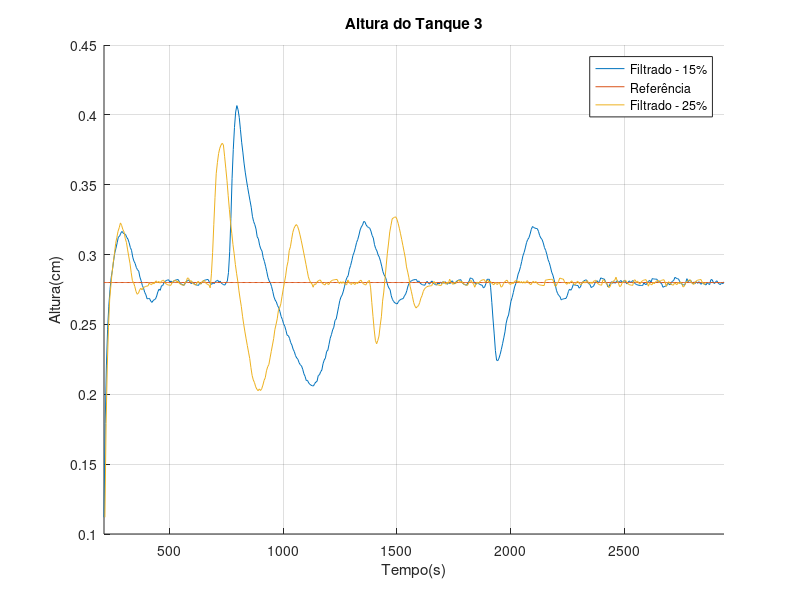

Write the MATLAB code that produced this figure.
clear
clc
%%
load('larissa_tarsis_LPV_saturacao_perturbacao_degrau_unitario_15.mat')
%%
% Conversão do Sinal de Controle de Operação em Referência
sp_q = uop*16.4 + 357.3;
sp_h3 = ((sp_q - 309.9)/87.07).^2;
sp_h4 = (sp_q - 431.2)/33.51 + sp_h3;
%%
figure
hold on
plot(t(42:560),h3f);
plot(t(42:560),sp_h3*1e-2);
xlabel('Tempo(s)')
ylabel('Altura(cm)')
xlim([211.7 2938])
grid on
title('Altura do Tanque 3')
% % 
load('larissa_tarsis_LPV_saturacao_perturbacao_degrau_unitario_2.mat')
plot(t(42:544),h3f);
legend('Filtrado - 15%','Referência','Filtrado - 25%')